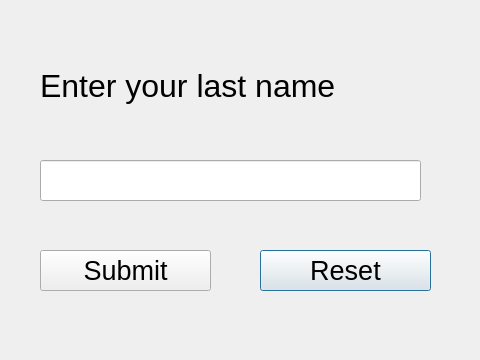
<?xml version="1.0" encoding="UTF-8"?>
<ui version="4.0">
 <class>Last</class>
 <widget class="QDialog" name="Last">
  <property name="geometry">
   <rect>
    <x>0</x>
    <y>0</y>
    <width>480</width>
    <height>360</height>
   </rect>
  </property>
  <property name="windowTitle">
   <string>Dialog</string>
  </property>
  <widget class="QPushButton" name="ButtonLastReset">
   <property name="geometry">
    <rect>
     <x>260</x>
     <y>250</y>
     <width>171</width>
     <height>41</height>
    </rect>
   </property>
   <property name="font">
    <font>
     <pointsize>20</pointsize>
    </font>
   </property>
   <property name="text">
    <string>Reset</string>
   </property>
  </widget>
  <widget class="QPushButton" name="ButtonLastSubmit">
   <property name="geometry">
    <rect>
     <x>40</x>
     <y>250</y>
     <width>171</width>
     <height>41</height>
    </rect>
   </property>
   <property name="font">
    <font>
     <pointsize>20</pointsize>
    </font>
   </property>
   <property name="text">
    <string>Submit</string>
   </property>
  </widget>
  <widget class="QLabel" name="Label">
   <property name="geometry">
    <rect>
     <x>40</x>
     <y>50</y>
     <width>391</width>
     <height>71</height>
    </rect>
   </property>
   <property name="font">
    <font>
     <pointsize>24</pointsize>
    </font>
   </property>
   <property name="text">
    <string>Enter your last name</string>
   </property>
  </widget>
  <widget class="QLineEdit" name="LineEditLast">
   <property name="geometry">
    <rect>
     <x>40</x>
     <y>160</y>
     <width>381</width>
     <height>41</height>
    </rect>
   </property>
   <property name="font">
    <font>
     <pointsize>20</pointsize>
    </font>
   </property>
  </widget>
 </widget>
 <resources/>
 <connections/>
</ui>
